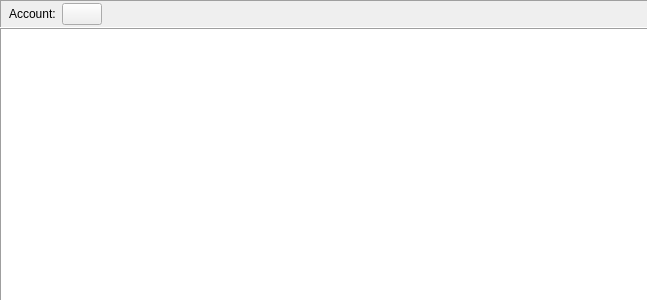
<?xml version="1.0" encoding="UTF-8"?>
<ui version="4.0">
 <class>ProfitLossReportWidget</class>
 <widget class="QWidget" name="ProfitLossReportWidget">
  <property name="geometry">
   <rect>
    <x>0</x>
    <y>0</y>
    <width>648</width>
    <height>301</height>
   </rect>
  </property>
  <property name="windowTitle">
   <string>P&amp;L</string>
  </property>
  <layout class="QVBoxLayout" name="verticalLayout">
   <property name="spacing">
    <number>0</number>
   </property>
   <property name="leftMargin">
    <number>0</number>
   </property>
   <property name="topMargin">
    <number>0</number>
   </property>
   <property name="rightMargin">
    <number>0</number>
   </property>
   <property name="bottomMargin">
    <number>0</number>
   </property>
   <item>
    <widget class="QFrame" name="ReportParamsFrame">
     <property name="frameShape">
      <enum>QFrame::Panel</enum>
     </property>
     <property name="frameShadow">
      <enum>QFrame::Sunken</enum>
     </property>
     <layout class="QHBoxLayout" name="horizontalLayout">
      <property name="spacing">
       <number>6</number>
      </property>
      <property name="leftMargin">
       <number>2</number>
      </property>
      <property name="topMargin">
       <number>2</number>
      </property>
      <property name="rightMargin">
       <number>2</number>
      </property>
      <property name="bottomMargin">
       <number>2</number>
      </property>
      <item>
       <widget class="DateRangeSelector" name="ReportRange" native="true">
        <property name="ItemsList" stdset="0">
         <string notr="true">QTD;YTD;this_year;last_year</string>
        </property>
       </widget>
      </item>
      <item>
       <widget class="QLabel" name="ReportAccountLbl">
        <property name="text">
         <string>Account:</string>
        </property>
       </widget>
      </item>
      <item>
       <widget class="AccountButton" name="ReportAccountBtn"/>
      </item>
      <item>
       <spacer name="ReportFrameSpacer">
        <property name="orientation">
         <enum>Qt::Horizontal</enum>
        </property>
        <property name="sizeHint" stdset="0">
         <size>
          <width>40</width>
          <height>20</height>
         </size>
        </property>
       </spacer>
      </item>
     </layout>
    </widget>
   </item>
   <item>
    <widget class="QTableView" name="ReportTableView">
     <property name="frameShape">
      <enum>QFrame::Panel</enum>
     </property>
     <property name="frameShadow">
      <enum>QFrame::Sunken</enum>
     </property>
     <property name="editTriggers">
      <set>QAbstractItemView::NoEditTriggers</set>
     </property>
     <property name="alternatingRowColors">
      <bool>true</bool>
     </property>
     <property name="gridStyle">
      <enum>Qt::DotLine</enum>
     </property>
     <property name="wordWrap">
      <bool>false</bool>
     </property>
     <attribute name="verticalHeaderVisible">
      <bool>false</bool>
     </attribute>
     <attribute name="verticalHeaderMinimumSectionSize">
      <number>20</number>
     </attribute>
     <attribute name="verticalHeaderDefaultSectionSize">
      <number>20</number>
     </attribute>
    </widget>
   </item>
  </layout>
 </widget>
 <customwidgets>
  <customwidget>
   <class>AccountButton</class>
   <extends>QPushButton</extends>
   <header>jal/widgets/account_select.h</header>
  </customwidget>
  <customwidget>
   <class>DateRangeSelector</class>
   <extends>QWidget</extends>
   <header>jal/widgets/date_range_selector.h</header>
   <container>1</container>
  </customwidget>
 </customwidgets>
 <resources/>
 <connections/>
</ui>
